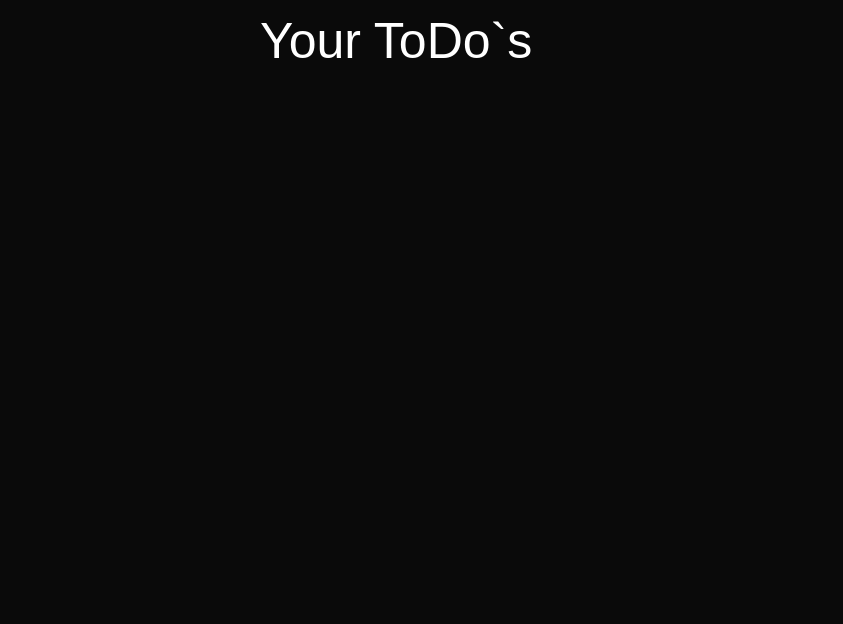
<?xml version="1.0" encoding="UTF-8"?>
<ui version="4.0">
 <class>MainWindow</class>
 <widget class="QMainWindow" name="MainWindow">
  <property name="geometry">
   <rect>
    <x>0</x>
    <y>0</y>
    <width>843</width>
    <height>624</height>
   </rect>
  </property>
  <property name="windowTitle">
   <string>MainWindow</string>
  </property>
  <property name="styleSheet">
   <string notr="true">background-color: rgb(10, 10, 10);</string>
  </property>
  <widget class="QWidget" name="centralwidget">
   <widget class="QLabel" name="label">
    <property name="geometry">
     <rect>
      <x>260</x>
      <y>20</y>
      <width>271</width>
      <height>41</height>
     </rect>
    </property>
    <property name="styleSheet">
     <string notr="true">font-size: 50px;
color: white;</string>
    </property>
    <property name="text">
     <string>Your ToDo`s</string>
    </property>
   </widget>
  </widget>
 </widget>
 <resources/>
 <connections/>
</ui>
